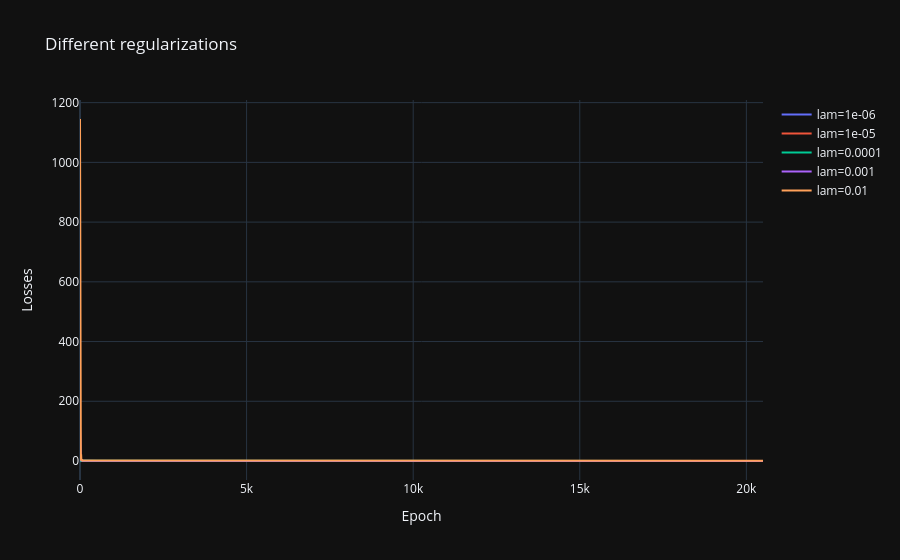

Source (notebook cell):
### Markdown cell above
## Changing regularization

### Code cell
epoch = 20000
lambda_values = [1e-6, 1e-5, 1e-4, 1e-3, 1e-2]
models = [copy.deepcopy(model) for k in lambda_values]
optimizers = [torch.optim.Adam(m.parameters(), lr=0.01) for m in models]
loss_histories = [[] for k in lambda_values]

for i in range(epoch):
  for j, lam in enumerate(lambda_values):
    current_model = models[j]
    current_optimzer = optimizers[j]
    W1 = current_model[0].weight.detach().numpy()[:, 0]
    b1 = current_model[0].bias.detach().numpy()
    W2 = current_model[2].weight.detach().numpy()[0, :]
    b2 = current_model[2].bias.detach().numpy()[0]
  
    loss_histories[j].append(loss(W1, b1, W2, b2, lam))
  
    # Update weights
    dW1, db1, dW2, db2 = gradients(W1, b1, W2, b2, lam)
    current_model[0].weight.grad = torch.tensor(dW1).reshape(10, 1)
    current_model[0].bias.grad = torch.tensor(db1)
    current_model[2].weight.grad = torch.tensor(dW2).reshape(1, 10)
    current_model[2].bias.grad = torch.tensor([db2], dtype=torch.float64)
  
    current_optimzer.step()

for j, lam in enumerate(lambda_values):
  current_model = models[j]
  current_optimzer = torch.optim.LBFGS(current_model.parameters(), lr=1.0, max_iter=1, line_search_fn="strong_wolfe")

  def closure():
    current_optimzer.zero_grad()
    W1 = current_model[0].weight.detach().numpy()[:, 0]
    b1 = current_model[0].bias.detach().numpy()
    W2 = current_model[2].weight.detach().numpy()[0, :]
    b2 = current_model[2].bias.detach().numpy()[0]
    grad_loss = torch.tensor(loss(W1, b1, W2, b2, lam), dtype=torch.float64)
    dW1, db1, dW2, db2 = gradients(W1, b1, W2, b2, lam)
    current_model[0].weight.grad = torch.tensor(dW1).reshape(10, 1)
    current_model[0].bias.grad = torch.tensor(db1)
    current_model[2].weight.grad = torch.tensor(dW2).reshape(1, 10)
    current_model[2].bias.grad = torch.tensor([db2], dtype=torch.float64)
    return grad_loss

  for i in range(500):
    loss_histories[j].append(current_optimzer.step(closure).item())

fig = go.Figure()
for lam, reg_loss in zip(lambda_values, loss_histories):
  fig.add_scatter(x=list(range(len(reg_loss))), y=reg_loss, mode='lines', name=f'lam={lam:g}')
fig.update_layout(title='Different regularizations', xaxis_title="Epoch", yaxis_title="Losses", template="plotly_dark")
fig.show()

### Figure 1 — Plotly figure (JSON) as saved in the notebook; plotly's stock layout.template omitted (floating-point values rounded to 4 significant figures; data arrays with more than 128 entries replaced by an {"elided": "..."} marker saying what was removed)
{"data": [{"mode": "lines", "name": "lam=1e-06", "type": "scatter", "x": {"elided": "20500 int values"}, "y": {"elided": "20500 float values"}}, {"mode": "lines", "name": "lam=1e-05", "type": "scatter", "x": {"elided": "20500 int values"}, "y": {"elided": "20500 float values"}}, {"mode": "lines", "name": "lam=0.0001", "type": "scatter", "x": {"elided": "20500 int values"}, "y": {"elided": "20500 float values"}}, {"mode": "lines", "name": "lam=0.001", "type": "scatter", "x": {"elided": "20500 int values"}, "y": {"elided": "20500 float values"}}, {"mode": "lines", "name": "lam=0.01", "type": "scatter", "x": {"elided": "20500 int values"}, "y": {"elided": "20500 float values"}}], "layout": {"title": {"text": "Different regularizations"}, "xaxis": {"title": {"text": "Epoch"}}, "yaxis": {"title": {"text": "Losses"}}}}
